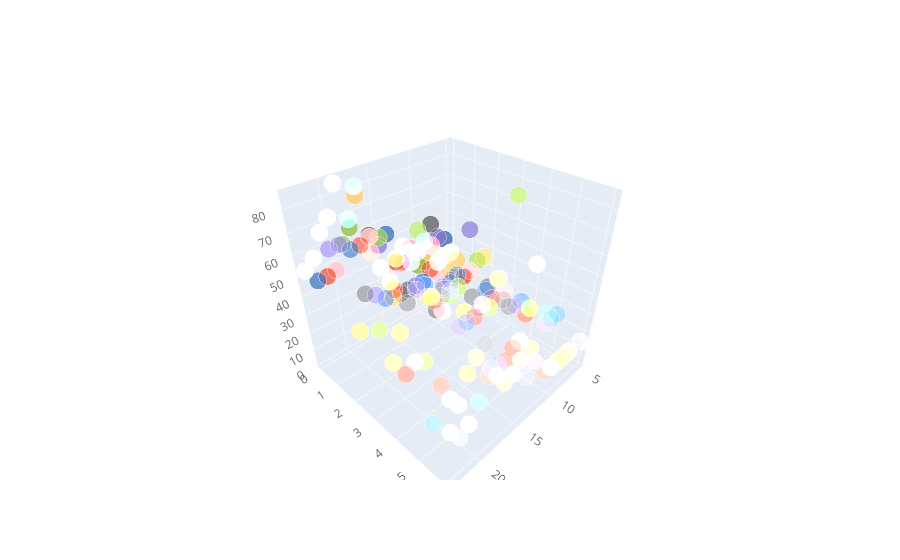

The code cell stored with this chart in its notebook:
### Code cell
eastdf = eastdf.loc[eastdf.hour != 4,:]
eastdf.iplot(kind='scatter3d', x='hour', y = 'weekday', z='current_capacity', asFigure=True)

### Figure 1 — Plotly figure (JSON) as saved in the notebook; plotly's stock layout.template omitted (floating-point values rounded to 4 significant figures; data arrays with more than 128 entries replaced by an {"elided": "..."} marker saying what was removed)
{"data": [{"marker": {"color": {"elided": "146 str values"}, "opacity": 0.8, "size": {"elided": "146 int values"}, "symbol": "circle"}, "mode": "markers", "text": {"elided": "146 str values"}, "type": "scatter3d", "x": {"elided": "146 int values"}, "y": {"elided": "146 int values"}, "z": {"elided": "146 int values"}}], "layout": {"legend": {"bgcolor": "#FFFFFF", "font": {"color": "#666666"}}, "paper_bgcolor": "#FFFFFF", "plot_bgcolor": "#E5E5E5", "scene": {"xaxis": {"gridcolor": "#F6F6F6", "showgrid": true, "tickfont": {"color": "#666666"}, "title": {"font": {"color": "#666666"}, "text": ""}, "zerolinecolor": "#F6F6F6"}, "yaxis": {"gridcolor": "#F6F6F6", "showgrid": true, "tickfont": {"color": "#666666"}, "title": {"font": {"color": "#666666"}, "text": ""}, "zerolinecolor": "#F6F6F6"}, "zaxis": {"gridcolor": "#F6F6F6", "showgrid": true, "tickfont": {"color": "#666666"}, "title": {"font": {"color": "#666666"}, "text": ""}, "zerolinecolor": "#F6F6F6"}}, "title": {"font": {"color": "#151516"}}}}
